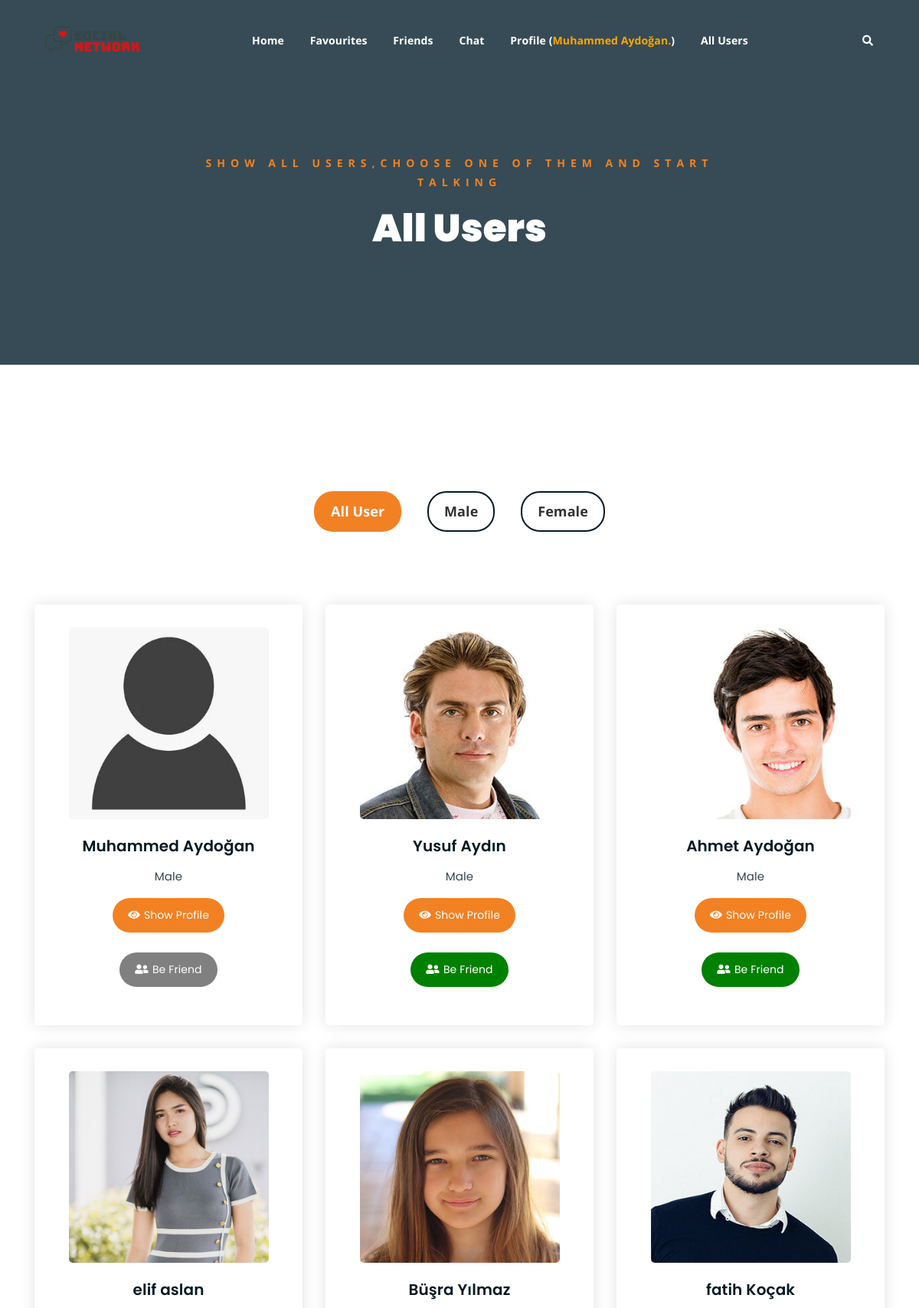
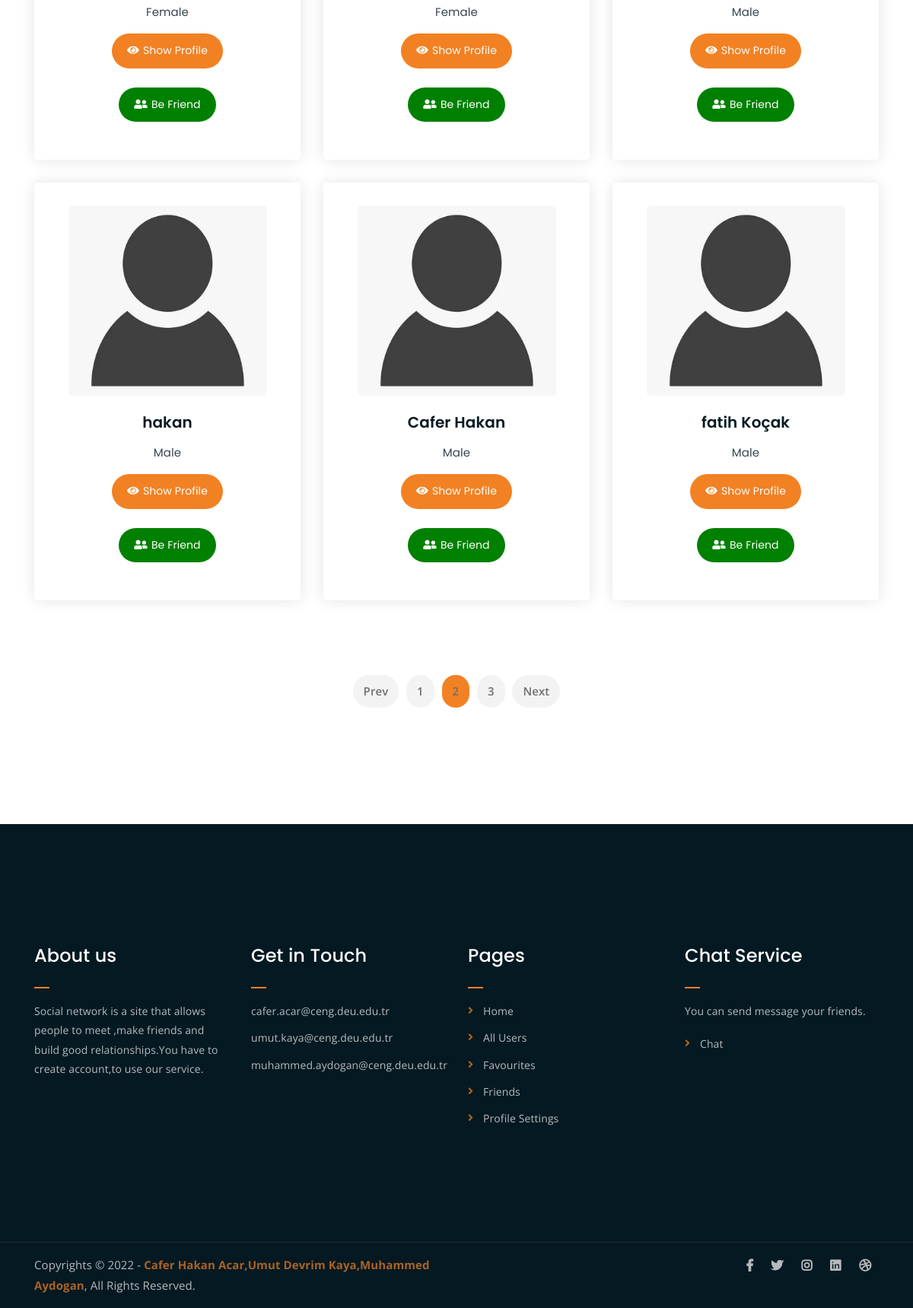
The app's page /allUsers.php (signed in) with its own data (2 pictures, top to bottom).
### tables this page shows
CREATE TABLE `users` (
  `user_id` int(11) NOT NULL,
  `user_name` varchar(100) NOT NULL,
  `user_surname` varchar(100) NOT NULL,
  `user_age` int(3) NOT NULL,
  `user_gender` varchar(10) NOT NULL,
  `user_email` varchar(100) NOT NULL,
  `user_password` varchar(100) NOT NULL,
  `user_picture` varchar(250) NOT NULL,
  `user_about` text NOT NULL,
  `user_hobies` varchar(250) NOT NULL,
  `user_created_date` datetime NOT NULL,
  `log_in` varchar(7) NOT NULL
);

### allUsers.php (the view, shortened to what this page needs)
<?php  include "header.php"; ?>
<div class="breadcrumb-section breadcrumb-bg">
	<div class="container">
		<div class="row">
			<div class="col-lg-8 offset-lg-2 text-center">
				<div class="breadcrumb-text">
					<?php
						$searchKey="";
					if (isset($_POST['searchKeySubmit'])){?>
						<p>Show users including your search word</p>
						<h1>Showing results for <span style="color:green;"> <?php echo $searchKey ?></span></h1>
					<?php }else{ ?>
						<p>Show all users,choose one of them and start talking</p>
						<h1>All Users</h1>
					<?php } ?>
				</div>
			</div>
		</div>
	</div>
</div>
<div class="product-section mt-150 mb-150">
	<div class="container">
		<div class="row">
			<div class="col-md-12">
				<div class="product-filters">
					<ul>
						<li class="active" data-filter="*">All User</li>
						<li data-filter=".Male">Male</li>
						<li data-filter=".Female">Female</li>
					</ul>
				</div>
			</div>
		</div>
		<div class="row product-lists">
			<?php
			$query="";
			if (isset($_POST['searchKeySubmit'])){
				$searchKey=htmlspecialchars($_POST["searchKey"]);
				$query = "SELECT * FROM users where user_name LIKE '%$searchKey%' or user_surname LIKE '%$searchKey%' ";
			}else{
				$query = "SELECT * FROM users";
			}
			$result = mysqli_query($conn, $query);
			while ($row = mysqli_fetch_array($result)){?>
				<div class="col-lg-4 col-md-6 text-center <?php echo $row['user_gender'] ?> ">
					<div class="single-product-item">
						<div class="product-image">
							<a href="show-user-profile.php?user_id=<?php echo $row['user_id'] ?>"><img src="<?php echo $row['user_picture'] ?>" alt=""></a>
						</div>
						<h3><?php echo $row['user_name'].' '.$row['user_surname']; ?></h3>
						<p class="product-price"><span><?php echo $row['user_gender'] ?></span></p>
						<a href="show-user-profile.php?user_id=<?php echo $row['user_id'] ?>" class="cart-btn"><i class="fas fa-eye"></i>Show Profile</a><br><br>
						<?php
                        $user_id=$row['user_id'];
                        $queryFriendship = "SELECT * FROM friendship where (first_user={$rowUser['user_id']} and second_user={$user_id}) or (first_user={$user_id} and second_user={$rowUser['user_id']})";
                        $resultFriendship = mysqli_query($conn, $queryFriendship);
                        $rowFriendship= mysqli_fetch_assoc($resultFriendship);
                        if(mysqli_num_rows($resultFriendship)>=1){
                            if ($rowFriendship['is_okey']=="yes") {?>
                            <a href="actions.php?removeFriend=ok&second_user=<?php echo $row['user_id'] ?>&friendshipId=<?php echo $rowFriendship['friendship_id']; ?>" style="background-color: red;" class="cart-btn"><i class="fas fa-user-friends"></i>Remove Friend</a>
                            <?php }else{ ?>
                            <a href="" style="background-color: green;" class="cart-btn"><i class="fas fa-user-friends"></i>Waiting</a>
                        <?php } ?>
                    <?php }else{
                        if ($rowUser['user_id']==$user_id) {?>
                        <a href="" style="background-color: gray;" class="cart-btn"><i class="fas fa-user-friends"></i>Be Friend</a>
                        <?php }else{ ?>
                        <a href="actions.php?beFriends=ok&second_user=<?php echo $row['user_id'] ?>" style="background-color: green;" class="cart-btn"><i class="fas fa-user-friends"></i>Be Friend</a>
                    <?php } ?>
                <?php } ?>
					</div>
				</div>
			<?php }?>
		</div>
<br>
		<div class="row">
			<div class="col-lg-12 text-center">
				<div class="pagination-wrap">
					<ul>
						<li><a href="#">Prev</a></li>
						<li><a href="#">1</a></li>
						<li><a class="active" href="#">2</a></li>
						<li><a href="#">3</a></li>
						<li><a href="#">Next</a></li>
					</ul>
				</div>
			</div>
		</div>
	</div>
</div>
<?php  include "footer.php"; ?>

### header.php (shortened to what this page needs)
<?php
include "connection.php";
if (!isset($_SESSION['user_id'])){
	header("location:welcome_screen.php");
}else{
	$query = "SELECT * FROM users where user_id='".$_SESSION['user_id']."'";
	$result = mysqli_query($conn, $query);
	$rowUser = mysqli_fetch_assoc($result);
}
?>
<!DOCTYPE html>
<html lang="en">
<head>
	<link rel="stylesheet" href="assets/css/all.min.css">
	<link rel="stylesheet" href="assets/bootstrap/css/bootstrap.min.css">
	<link rel="stylesheet" href="assets/css/owl.carousel.css">
	<link rel="stylesheet" href="assets/css/magnific-popup.css">
	<link rel="stylesheet" href="assets/css/animate.css">
	<link rel="stylesheet" href="assets/css/meanmenu.min.css">
	<link rel="stylesheet" href="assets/css/main.css">
	<link rel="stylesheet" href="assets/css/responsive.css">
</head>
<body>
	<div class="top-header-area" id="sticker">
		<div class="container">
			<div class="row">
				<div class="col-lg-12 col-sm-12 text-center">
					<div class="main-menu-wrap">
						<div class="site-logo">
							<a href="index.php">
								<img src="images/logo.png" alt="">
							</a>
						</div>
						<nav class="main-menu">
							<ul>
								<li><a href="index.php">Home</a>
								</li>
								<li><a href="favourites.php">Favourites</a></li>
								<li><a href="#">Friends</a>
								</li>
								<li><a href="home.php?user_id=<?php echo $rowUser['user_id']?>">Chat</a>
								</li>
								<li><a href="#">Profile (<span style="color:orange;"><?php echo $rowUser['user_name']." ".$rowUser['user_surname']."."  ?></span>)</a>
								</li>
								<li><a href="allUsers.php">All Users</a>
								</li>
								<li>
									<div class="header-icons">
										<a class="mobile-hide search-bar-icon" href="#"><i class="fas fa-search"></i></a>
									</div>
								</li>
							</ul>
						</nav>
					</div>
				</div>
			</div>
		</div>
	</div>

### records on screen
users: user_name "Muhammed", user_surname "Aydoğan", user_picture (placeholder picture), user_gender "Male", shows "Be Friend"
users: user_picture (picture), user_name "Yusuf", user_surname "Aydın", user_gender "Male"
users: user_picture (picture), user_name "Ahmet", user_surname "Aydoğan", user_gender "Male"
users: user_picture (picture), user_name "elif", user_surname "aslan", user_gender "Female"
users: user_picture (picture), user_name "Büşra", user_surname "Yılmaz", user_gender "Female"
users: user_picture (picture), user_name "fatih", user_surname "Koçak", user_gender "Male"
users: user_picture (placeholder picture), user_name "hakan", user_gender "Male"
users: user_picture (placeholder picture), user_name "Cafer Hakan", user_gender "Male"
users: user_picture (placeholder picture), user_name "fatih", user_surname "Koçak", user_gender "Male"
